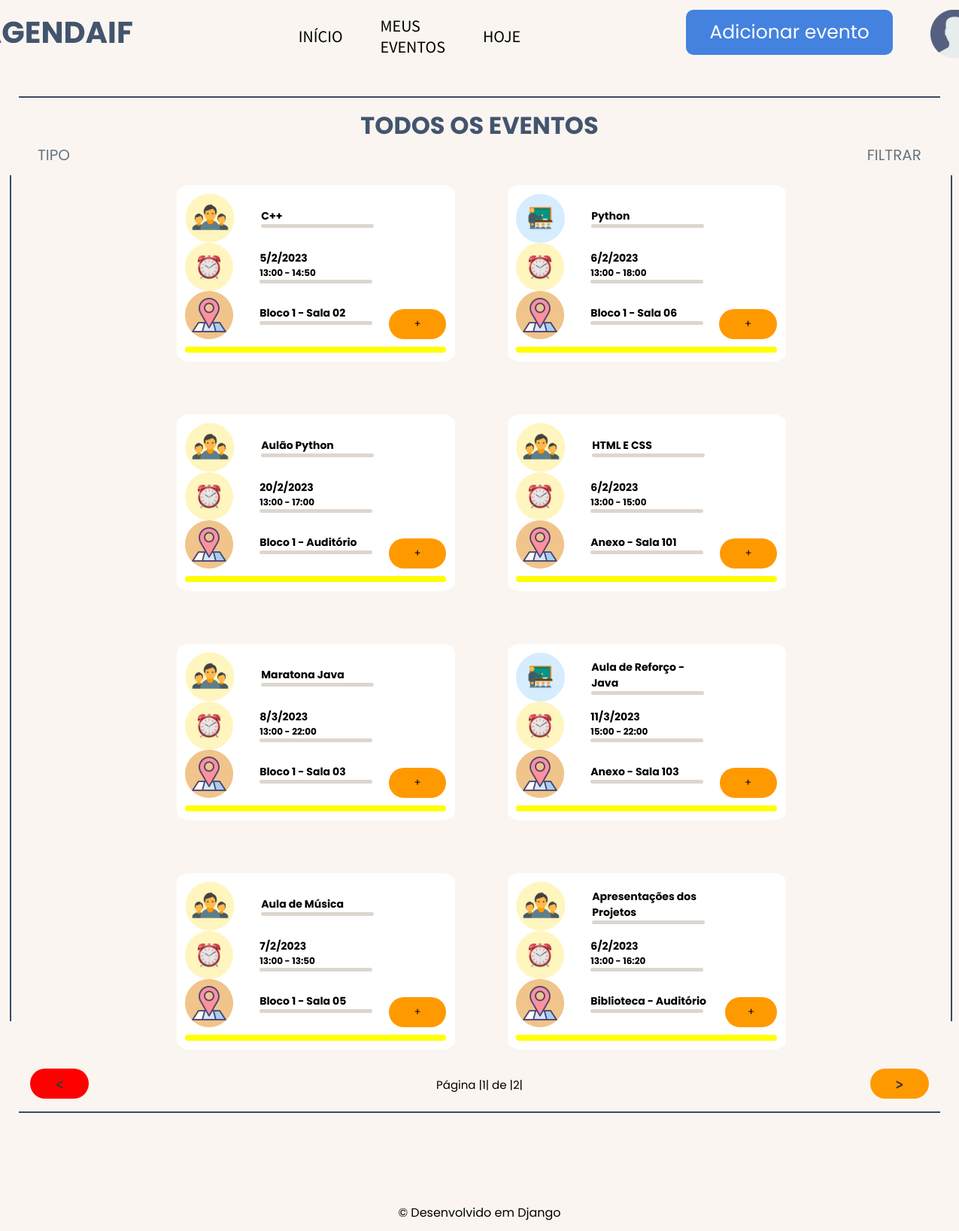
/eventos/all/ (signed in), run on the app's committed database.
### events/models.py (models this page shows, shortened)
class Eventos(models.Model):
    name = models.CharField(max_length=80, verbose_name= 'Disciplina ou Tema:')
    registrationDate = models.DateField(default= date.today, verbose_name= 'Data')
    timeStart = models.TimeField( verbose_name= 'Hora inicial')
    timeEnd = models.TimeField(verbose_name= 'Hora final')
    meals = models.DecimalField(max_digits=3, decimal_places= 0, verbose_name= 'Refeições')
    tipo = models.CharField(max_length=12)
    local = models.ForeignKey(Salas, on_delete= models.DO_NOTHING, verbose_name= 'Local')
    user = models.ForeignKey(User, on_delete=models.DO_NOTHING)
    class Meta:
        verbose_name = 'Evento'

class Salas(models.Model):
    name = models.CharField(max_length=30)
    tam = models.DecimalField(max_digits=3, decimal_places=0)
    def __str__(self) -> str:
        return self.name
    class Meta:
        verbose_name = 'Sala'

### events/views.py (the view)
# urls.py: path('all/', views.allEvents, name = 'allEvents'),
def allEvents(request):
    status = request.GET.get('status')
    if request.session.get('user'):
        user = User.objects.get(id = request.session['user'])
        dateToday = date.today()
        events = Eventos.objects.all()
        paginator = Paginator(events, 8)
        page_num =  request.GET.get('page')
        page = paginator.get_page(page_num)
        return render(request, 'allEvents.html', {'page': page, 'user': user, 'status': status, 'today': dateToday})
    else:
        return redirect('/usuario/login/?status=2')

### users/models.py (called while the page is built)
    def __str__(self) -> str:
        return self.name

### events/templates/allEvents.html (shortened to what this page needs)
{% extends 'base.html' %} {% load static %} {% block 'content' %}
<div class="header">
  <h1>TODOS OS EVENTOS</h1>
  <div class="filters">
    <div class="dropdownFilterStart">
      <ul class="dropdown">
          <li>TIPO</li>
      </ul>
    </div>
    <div class="dropdownFilter">
      <ul class="dropdown">
          <li>FILTRAR</li>
      </ul>
    </div>
  </div>
</div>
<div class="word">
  <div class="line3"></div>
  <section>
    {% for evento in page.object_list %}
    <div class="block">
      <div class="block2">
        <div class="square">
          <aside>
            {% if evento.tipo == 'Aula' %}
              <img src="{% static 'img/classroom.svg' %}" />
            {% endif %}
            {% if evento.tipo == 'Evento' %}
              <img src="{% static 'img/events.svg' %}" />
            {% endif %}
            <div class="info">
              <h1>{{evento.name}}</h1>
              <div class="line2"></div>
            </div>
          </aside>
          <aside>
            <img src="{% static 'img/time.svg' %}" />
            <div class="info">
              <h1>
                {{evento.registrationDate.day}}/{{evento.registrationDate.month}}/{{evento.registrationDate.year}}
              </h1>
              <h4>{{evento.timeStart}} - {{evento.timeEnd}}</h4>
              <div class="line2"></div>
            </div>
          </aside>
          <aside>
            <img src="{% static 'img/local.svg' %}" />
            <div class="info">
              <h1>{{evento.local}}</h1>
              <div class="line2"></div>
            </div>
          </aside>
        </div>
        <button class="openmodal" id="dialog{{evento.id}}">+</button>
      </div>
      {% if today != evento.registrationDate %}
      <aside>
        <div class="line2-1" style="background-color: yellow;"></div>
      </aside>
      {% endif %}
    </div>
    {% endfor %}
  </section>
  <div class="line3"></div>
  {% endblock %}

### static/css/base.css (style rules this page uses)
* { margin: 0; padding: 0; box-sizing: border-box; font-family: 'Poppins', sans-serif; }
.line2 { width: 150px; padding: 2.5px; border-radius: 12px; background-color: #DDD6CF; }
.line2-1 { width: 350px; padding: 4px; border-radius: 12px; margin-top: 5px; background-color: #15ff00; }
.line3 { height: 100%; padding: 1px; background-color: #384A65; }
body { display: flex; flex-direction: column; height: 100vh; background-color: #FAF5F0; }
main div.header h1 { display: flex; justify-content: center; color: #43546E; }
main div.header div.filters { display: flex; align-items: center; justify-content: space-between; }
main div.header div.filters div.dropdownFilter { display: flex; padding: 0 50px; color: #687382; font-size: 20px; }
main div.header div.filters div.dropdownFilter ul.dropdown { display: flex; flex-direction: column; align-items: center; justify-content: center; position: relative; list-style: none; }
main div.header div.filters div.dropdownFilter ul li { cursor: pointer; }
main div.header div.filters div.dropdownFilterStart { display: flex; padding-left: 50px; color: #687382; font-size: 20px; }
main div.header div.filters div.dropdownFilterStart ul.dropdown { display: flex; flex-direction: column; align-items: center; justify-content: center; position: relative; list-style: none; }
main div.header div.filters div.dropdownFilterStart ul li { cursor: pointer; }
main div.word { display: flex; padding: 1% 1%; height: 90%; }
main section { flex: 1 0 auto; height: auto; width: 100%; display: flex; flex-wrap: wrap; justify-content: center; align-items: center; gap: 70px; padding: 1% 3%; }
main section div.block { display: flex; flex-direction: column; justify-content: center; width: 370px; height: 235px; gap: 2%; padding: 0 1%; background-color: white; border-radius: 5%; }
main section div.block aside { font-size: 12px; display: flex; gap: 35px; align-items: center; }
main section div.block aside div.info { display: flex; flex-direction: column; }
main section div.block div.block2 { display: flex; align-items:flex-end; justify-content: center; gap: 20px; }
main section div.block div.block2 button { display: flex; align-items: center; justify-content: center; background-color: #FF9900; border: none; border-radius: 20px; color: black; height: 40px; width: 80px; cursor: pointer; }

### data on the page
Eventos: name "C++", registrationDate.day "5", registrationDate.month "2", registrationDate.year "2023", timeStart "13:00", timeEnd "14:50", local "Bloco 1 - Sala 02"
Eventos: name "Python", registrationDate.day "6", registrationDate.month "2", registrationDate.year "2023", timeStart "13:00", timeEnd "18:00", local "Bloco 1 - Sala 06"
Eventos: name "Aulão Python", registrationDate.day "20", registrationDate.month "2", registrationDate.year "2023", timeStart "13:00", timeEnd "17:00", local "Bloco 1 - Auditório"
Eventos: name "HTML E CSS", registrationDate.day "6", registrationDate.month "2", registrationDate.year "2023", timeStart "13:00", timeEnd "15:00", local "Anexo - Sala 101"
Eventos: name "Maratona Java", registrationDate.day "8", registrationDate.month "3", registrationDate.year "2023", timeStart "13:00", timeEnd "22:00", local "Bloco 1 - Sala 03"
Eventos: name "Aula de Reforço - Java", registrationDate.day "11", registrationDate.month "3", registrationDate.year "2023", timeStart "15:00", timeEnd "22:00", local "Anexo - Sala 103"
Eventos: name "Aula de Música", registrationDate.day "7", registrationDate.month "2", registrationDate.year "2023", timeStart "13:00", timeEnd "13:50", local "Bloco 1 - Sala 05"
Eventos: name "Apresentações dos Projetos", registrationDate.day "6", registrationDate.month "2", registrationDate.year "2023", timeStart "13:00", timeEnd "16:20", local "Biblioteca - Auditório"

### other printed values
{{ page.number }} "1"
{{ page.paginator.num_pages }} "2"
